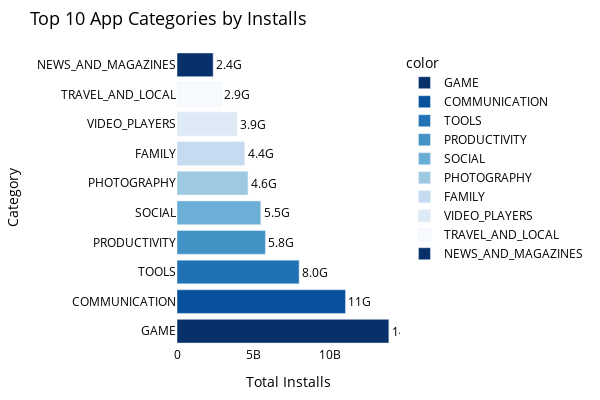

Here is the notebook cell this chart was saved with:
### Code cell
fig.update_traces(
    texttemplate='%{x:.2s}',
    textposition='outside'
)

### Figure 1 — Plotly figure (JSON) as saved in the notebook; plotly's stock layout.template omitted (floating-point values rounded to 4 significant figures)
{"data": [{"hovertemplate": "color=GAME<br>Total Installs=%{x}<br>Category=%{y}<extra></extra>", "legendgroup": "GAME", "marker": {"color": "rgb(8,48,107)", "pattern": {"shape": ""}}, "name": "GAME", "orientation": "h", "showlegend": true, "textposition": "outside", "texttemplate": "%{x:.2s}", "type": "bar", "x": [13878762717], "xaxis": "x", "y": ["GAME"], "yaxis": "y"}, {"hovertemplate": "color=COMMUNICATION<br>Total Installs=%{x}<br>Category=%{y}<extra></extra>", "legendgroup": "COMMUNICATION", "marker": {"color": "rgb(8,81,156)", "pattern": {"shape": ""}}, "name": "COMMUNICATION", "orientation": "h", "showlegend": true, "textposition": "outside", "texttemplate": "%{x:.2s}", "type": "bar", "x": [11038241530], "xaxis": "x", "y": ["COMMUNICATION"], "yaxis": "y"}, {"hovertemplate": "color=TOOLS<br>Total Installs=%{x}<br>Category=%{y}<extra></extra>", "legendgroup": "TOOLS", "marker": {"color": "rgb(33,113,181)", "pattern": {"shape": ""}}, "name": "TOOLS", "orientation": "h", "showlegend": true, "textposition": "outside", "texttemplate": "%{x:.2s}", "type": "bar", "x": [7999724500], "xaxis": "x", "y": ["TOOLS"], "yaxis": "y"}, {"hovertemplate": "color=PRODUCTIVITY<br>Total Installs=%{x}<br>Category=%{y}<extra></extra>", "legendgroup": "PRODUCTIVITY", "marker": {"color": "rgb(66,146,198)", "pattern": {"shape": ""}}, "name": "PRODUCTIVITY", "orientation": "h", "showlegend": true, "textposition": "outside", "texttemplate": "%{x:.2s}", "type": "bar", "x": [5793070180], "xaxis": "x", "y": ["PRODUCTIVITY"], "yaxis": "y"}, {"hovertemplate": "color=SOCIAL<br>Total Installs=%{x}<br>Category=%{y}<extra></extra>", "legendgroup": "SOCIAL", "marker": {"color": "rgb(107,174,214)", "pattern": {"shape": ""}}, "name": "SOCIAL", "orientation": "h", "showlegend": true, "textposition": "outside", "texttemplate": "%{x:.2s}", "type": "bar", "x": [5487841475], "xaxis": "x", "y": ["SOCIAL"], "yaxis": "y"}, {"hovertemplate": "color=PHOTOGRAPHY<br>Total Installs=%{x}<br>Category=%{y}<extra></extra>", "legendgroup": "PHOTOGRAPHY", "marker": {"color": "rgb(158,202,225)", "pattern": {"shape": ""}}, "name": "PHOTOGRAPHY", "orientation": "h", "showlegend": true, "textposition": "outside", "texttemplate": "%{x:.2s}", "type": "bar", "x": [4649143130], "xaxis": "x", "y": ["PHOTOGRAPHY"], "yaxis": "y"}, {"hovertemplate": "color=FAMILY<br>Total Installs=%{x}<br>Category=%{y}<extra></extra>", "legendgroup": "FAMILY", "marker": {"color": "rgb(198,219,239)", "pattern": {"shape": ""}}, "name": "FAMILY", "orientation": "h", "showlegend": true, "textposition": "outside", "texttemplate": "%{x:.2s}", "type": "bar", "x": [4427479590], "xaxis": "x", "y": ["FAMILY"], "yaxis": "y"}, {"hovertemplate": "color=VIDEO_PLAYERS<br>Total Installs=%{x}<br>Category=%{y}<extra></extra>", "legendgroup": "VIDEO_PLAYERS", "marker": {"color": "rgb(222,235,247)", "pattern": {"shape": ""}}, "name": "VIDEO_PLAYERS", "orientation": "h", "showlegend": true, "textposition": "outside", "texttemplate": "%{x:.2s}", "type": "bar", "x": [3926797200], "xaxis": "x", "y": ["VIDEO_PLAYERS"], "yaxis": "y"}, {"hovertemplate": "color=TRAVEL_AND_LOCAL<br>Total Installs=%{x}<br>Category=%{y}<extra></extra>", "legendgroup": "TRAVEL_AND_LOCAL", "marker": {"color": "rgb(247,251,255)", "pattern": {"shape": ""}}, "name": "TRAVEL_AND_LOCAL", "orientation": "h", "showlegend": true, "textposition": "outside", "texttemplate": "%{x:.2s}", "type": "bar", "x": [2894859300], "xaxis": "x", "y": ["TRAVEL_AND_LOCAL"], "yaxis": "y"}, {"hovertemplate": "color=NEWS_AND_MAGAZINES<br>Total Installs=%{x}<br>Category=%{y}<extra></extra>", "legendgroup": "NEWS_AND_MAGAZINES", "marker": {"color": "rgb(8,48,107)", "pattern": {"shape": ""}}, "name": "NEWS_AND_MAGAZINES", "orientation": "h", "showlegend": true, "textposition": "outside", "texttemplate": "%{x:.2s}", "type": "bar", "x": [2369110650], "xaxis": "x", "y": ["NEWS_AND_MAGAZINES"], "yaxis": "y"}], "layout": {"barmode": "relative", "font": {"color": "black"}, "height": 400, "legend": {"title": {"text": "color"}, "tracegroupgap": 0}, "margin": {"b": 20, "l": 100, "r": 20, "t": 50}, "paper_bgcolor": "white", "plot_bgcolor": "white", "title": {"font": {"size": 18}, "text": "Top 10 App Categories by Installs"}, "width": 600, "xaxis": {"anchor": "y", "domain": [0, 1], "title": {"text": "Total Installs"}}, "yaxis": {"anchor": "x", "domain": [0, 1], "title": {"text": "Category"}}}}
